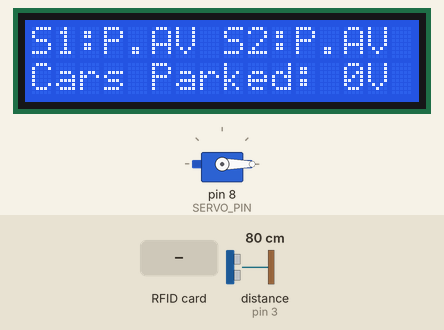
Bench run of a sketch on a simulated Arduino Uno, built with avr-gcc and run on an emulated ATmega328P. Shown: servo, 16×2 character LCD. Wiring (inferred from the names in the program): ultrasonic range finder: trigger pin 2; echo pin 3; 4 × IR receiver: data pin 4 / data pin 5 / data pin 6 / data pin 7. The inputs (shaded band) are chosen by the test bench; at power-on: distance to the obstacle (sensor on pin 3) 80 cm. The echo pulse lasts 58.3 µs per cm; what the sketch prints to the serial monitor is not drawn.

Above: at 2.9 s.
3.0 s: distance to the obstacle (sensor on pin 3) set to 2 cm
At 4.2 s:
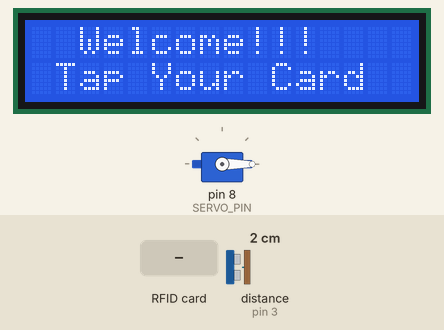
6.1 s: RFID card 77 B6 0E 17 held to the reader
At 7.4 s:
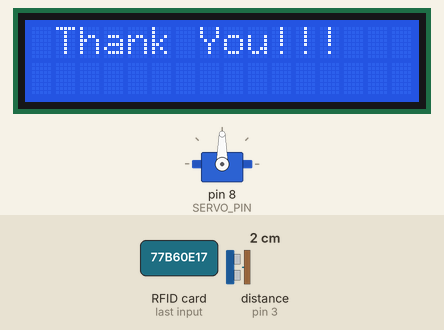
Timing chart, 0 to 9.1 s (numbered marks = the images above; inputs shaded):
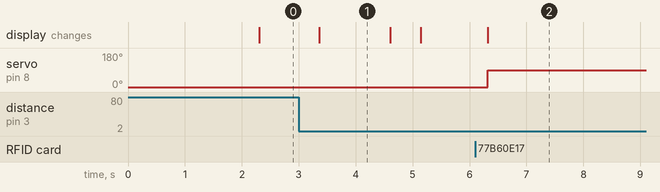

Measured:
- after the input at 3.0 s, the display: changes after 0.36 s (image 1)
- after the input at 6.1 s, servo on pin 8 (SERVO_PIN): 0° → 90° after 0.22 s; the display: changes after 0.22 s (image 2)
- what the display in image 1 shows lasts 1.2 s, from 3.4 s to 4.6 s

The sketch:

To_present_Entry.ino
```cpp
#include <Wire.h>
#include <LiquidCrystal_I2C.h>
#include <SPI.h>
#include <MFRC522.h>
#include <Servo.h>
#include <ArduinoJson.h>

#define TRIG_PIN 2
#define ECHO_PIN 3
#define LED_PIN 13 // Optional: Use an LED to indicate object detection
#define SERVO_PIN 8 // Servo motor pin
#define SS_PIN 10
#define RST_PIN 9

#define IR_SENSOR_1 4
#define IR_SENSOR_2 5
#define IR_SENSOR_3 6
#define IR_SENSOR_4 7

String validUIDs[] = {
  "77 B6 0E 17",
  "33 7F 9E 1A",
  "19 BC B2 D4",
  "63 41 32 F8",
  "3A 4B 5C 6D"
}; // Add your valid RFID card UIDs here

byte lock = 0;

long duration;
int distance;
int thresholdDistance = 10; // Distance threshold in centimeters
int gateOpenDistance = 5;  // Distance threshold to open gate in centimeters
unsigned long openTime = 0;
unsigned long closeDelay = 3000; // Close the gate after 3 seconds of no object detected

unsigned long previousMillis = 0;
const long interval = 2000; // Interval to refresh parking slot status

unsigned long entranceTimes[4] = {0, 0, 0, 0};
unsigned long exitTimes[4] = {0, 0, 0, 0};
bool statuses[4] = {false, false, false, false};

LiquidCrystal_I2C lcd(0x27, 16, 2);
Servo myServo;
MFRC522 rfid(SS_PIN, RST_PIN);

void setup() {
  Serial.begin(115200);
  pinMode(TRIG_PIN, OUTPUT);
  pinMode(ECHO_PIN, INPUT);
  pinMode(LED_PIN, OUTPUT); // Optional: Set LED pin as output
  pinMode(IR_SENSOR_1, INPUT);
  pinMode(IR_SENSOR_2, INPUT);
  pinMode(IR_SENSOR_3, INPUT);
  pinMode(IR_SENSOR_4, INPUT);

  myServo.attach(SERVO_PIN); // Attach the servo to the pin
  myServo.write(0); // Initial position of the servo (closed gate)

  lcd.init(); // Initialize the LCD
  lcd.backlight(); // Turn on the backlight

  SPI.begin();
  rfid.PCD_Init();
}

void loop() {
  unsigned long currentMillis = millis();

  // Clear the trigPin
  digitalWrite(TRIG_PIN, LOW);
  delayMicroseconds(2);

  // Set the trigPin HIGH for 10 microseconds
  digitalWrite(TRIG_PIN, HIGH);
  delayMicroseconds(10);
  digitalWrite(TRIG_PIN, LOW);

  // Read the echoPin, returns the sound wave travel time in microseconds
  duration = pulseIn(ECHO_PIN, HIGH);

  // Calculate the distance
  distance = duration * 0.034 / 2;

  // Check if the distance is within the threshold distance
  if (distance <= thresholdDistance) {
    digitalWrite(LED_PIN, HIGH); // Turn on LED
    openTime = millis(); // Reset the timer when object detected

    // Check if parking is full
    if (countCarsParked() == 4) {
      lcd.clear();
      lcd.setCursor(0, 0);
      lcd.print(" Parking Full ");
      lcd.setCursor(0, 1);
      lcd.print(" Can not Enter  ");
      delay(2000); // Display message for 2 seconds
    } else {
      // Check if the distance is within the gate open distance
      if (distance <= gateOpenDistance && distance > 0) {
        lcd.clear();
        lcd.setCursor(0, 0);
        lcd.print("  Welcome!!! ");
        lcd.setCursor(0, 1);
        lcd.print(" Tap Your Card  ");

        // Check if an RFID card is present
        if (rfid.PICC_IsNewCardPresent() && rfid.PICC_ReadCardSerial()) {
          String ID = "";
          for (byte i = 0; i < rfid.uid.size; i++) {
            ID.concat(String(rfid.uid.uidByte[i] < 0x10 ? " 0" : " "));
            ID.concat(String(rfid.uid.uidByte[i], HEX));
          }
          ID.toUpperCase();

          if (isValidUID(ID) && lock == 0) {
            lcd.clear();
            lcd.setCursor(0, 0);
            lcd.print(" Thank You!!! ");
            servoOpenGate();
            delay(2000); // Display "Thank You!!!" for 2 seconds
            lock = 1;
          } else if (isValidUID(ID) && lock == 1) {
            lcd.clear();
            lcd.setCursor(0, 0);
            lcd.print(" Thank You!!! ");
            servoCloseGate();
            delay(2000); // Display "Thank You!!!" for 2 seconds
            lock = 0;
          } else {
            lcd.clear();
            lcd.setCursor(0, 1);
            lcd.print("Invalid Card     ");
            delay(2000);
          }
          rfid.PICC_HaltA();
          rfid.PCD_StopCrypto1();
        }
      }
    }
  } else {
    digitalWrite(LED_PIN, LOW); // Turn off LED

    // Close the gate after a certain delay
    if (millis() - openTime > closeDelay && openTime != 0) {
      servoCloseGate();
      openTime = 0; // Reset the openTime to prevent continuous closing
    }
  }

  // Refresh the parking slot status every 2 seconds
  if (currentMillis - previousMillis >= interval) {
    previousMillis = currentMillis;
    updateParkingStatus();
    displayParkingSlots();
  }

  // Send JSON data to NodeMCU
  sendDataToNodeMCU();

  // Small delay before the next measurement
  delay(500);
}

void sendDataToNodeMCU() {
  DynamicJsonDocument doc(1024);

  doc["slot1"] = statuses[0] ? "Available" : "Not Available";
  doc["slot2"] = statuses[1] ? "Available" : "Not Available";
  doc["slot3"] = statuses[2] ? "Available" : "Not Available";
  doc["slot4"] = statuses[3] ? "Available" : "Not Available";

  int carsParked = countCarsParked();
  doc["cars_parked"] = carsParked;

  // Add parking times for each slot
  for (int i = 0; i < 4; i++) {
    char slotTimeKey[15];
    snprintf(slotTimeKey, sizeof(slotTimeKey), "slot%d_time", i + 1);
    doc[slotTimeKey] = getParkingTime(i);
  }

  String jsonData;
  serializeJson(doc, jsonData);

  Serial.println(jsonData); // Send JSON data to Arduino Serial Monitor
}

void servoOpenGate() {
  myServo.write(90); // Open gate (adjust the angle as needed)
  delay(5000); // Keep the gate open for 5 seconds (adjust as needed)
}

void servoCloseGate() {
  myServo.write(0); // Close gate
}

void displayParkingSlots() {
  lcd.clear();
  lcd.setCursor(0, 0);
  lcd.print("S1:");
  lcd.print(statuses[0] ? "P.AV" : "NO.P");
  lcd.setCursor(8, 0);
  lcd.print("S2:");
  lcd.print(statuses[1] ? "P.AV" : "NO.P");

  lcd.setCursor(0, 1);
  lcd.print("S3:");
  lcd.print(statuses[2] ? "P.AV" : "NO.P");
  lcd.setCursor(8, 1);
  lcd.print("S4:");
  lcd.print(statuses[3] ? "P.AV" : "NO.P");

  int carsParked = countCarsParked();
  lcd.setCursor(0, 2);
  lcd.print("Cars Parked: ");
  lcd.print(carsParked);

  // Print status to the Serial Monitor
  Serial.print("Slot 1: ");
  Serial.println(statuses[0] ? "Available" : "Not Available");
  Serial.print("Slot 2: ");
  Serial.println(statuses[1] ? "Available" : "Not Available");
  Serial.print("Slot 3: ");
  Serial.println(statuses[2] ? "Available" : "Not Available");
  Serial.print("Slot 4: ");
  Serial.println(statuses[3] ? "Available" : "Not Available");
  Serial.print("Cars Parked: ");
  Serial.println(carsParked);
}

bool isValidUID(String ID) {
  for (String validUID : validUIDs) {
    if (ID.substring(1) == validUID) {
      return true;
    }
  }
  return false;
}

void updateParkingStatus() {
  for (int i = 0; i < 4; i++) {
    int sensorPin = IR_SENSOR_1 + i;
    bool status = digitalRead(sensorPin);

    if (status && !statuses[i]) {
      entranceTimes[i] = millis();
    } else if (!status && statuses[i]) {
      exitTimes[i] = millis();
    }
    statuses[i] = status;
  }
}

int countCarsParked() {
  int count = 0;
  for (int i = 0; i < 4; i++) {
    if (!statuses[i]) {
      count++;
    }
  }
  return count;
}

String getParkingTime(int slot) {
  unsigned long currentMillis = millis();
  unsigned long elapsedTime = 0;

  if (!statuses[slot]) { // Slot is "Not Available"
    elapsedTime = currentMillis - entranceTimes[slot];
  } else if (entranceTimes[slot] != 0 && exitTimes[slot] != 0) {
    elapsedTime = exitTimes[slot] - entranceTimes[slot];
  }

  unsigned long hours = elapsedTime / 3600000;
  unsigned long minutes = (elapsedTime % 3600000) / 60000;
  unsigned long seconds = (elapsedTime % 60000) / 1000;

  char timeStr[20];
  snprintf(timeStr, sizeof(timeStr), "%02lu:%02lu:%02lu", hours, minutes, seconds);

  return String(timeStr);
}
```
